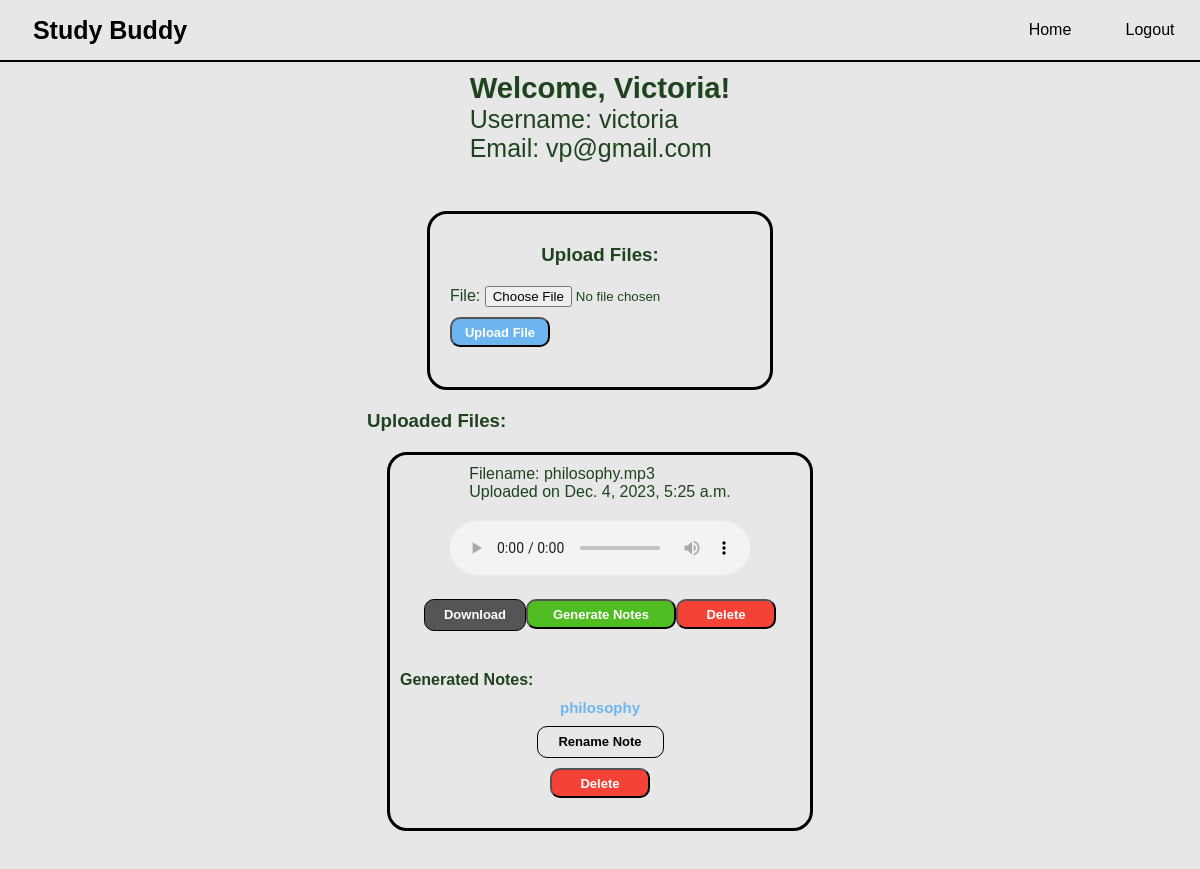
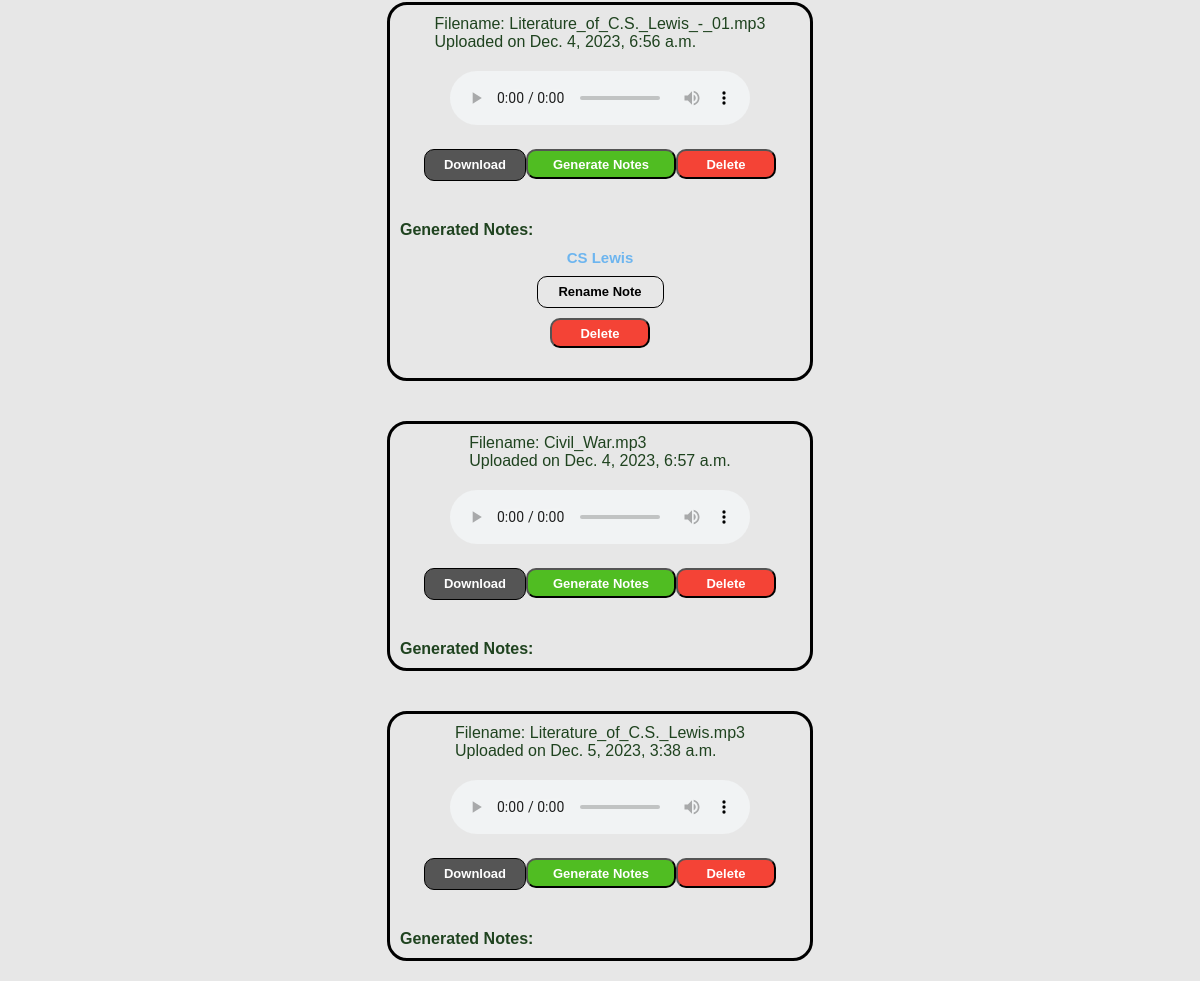
The app's page /studybuddy/ (signed in) with its own data (2 pictures, top to bottom).
### studybuddy/models.py (models this page shows)
class AudioFile(models.Model):
    user = models.ForeignKey(settings.AUTH_USER_MODEL,
                             on_delete=models.CASCADE)
    uploaded_at = models.DateTimeField(auto_now_add=True)
    file = models.FileField(upload_to="audio_files/")

class Note(models.Model):
    audio_file = models.ForeignKey(
        AudioFile, on_delete=models.CASCADE, related_name='notes')
    user = models.ForeignKey(settings.AUTH_USER_MODEL,
                             on_delete=models.CASCADE)
    title = models.CharField(max_length=200, blank=True)
    content = models.TextField()
    created_at = models.DateTimeField(auto_now_add=True)

### studybuddy/views.py (the view)
# urls.py: path("", views.index, name="index"),
def index(request):
    if not request.user.is_authenticated:
        return HttpResponseRedirect(reverse("login"))
    if request.method == "POST":
        form = AudioFileForm(request.POST, request.FILES)
        if form.is_valid():
            audio_file = form.save(commit=False)
            audio_file.user = request.user
            audio_file.save()
            return redirect("index")
    else:
        form = AudioFileForm()
    user_audio_files = AudioFile.objects.filter(user=request.user)
    context = {
        "form": form,
        "audio_files": user_audio_files
    }
    return render(request, "studybuddy/user.html", context)

### studybuddy/forms.py
class AudioFileForm(forms.ModelForm):
    class Meta:
        model = AudioFile
        fields = ['file']

### studybuddy/templates/studybuddy/user.html (shortened to what this page needs)
{% extends "studybuddy/layout.html" %}
{% block body %}
<div id="user-info">
    <h3>Welcome, {{request.user.first_name}}!</h3>
    <div>Username: {{request.user.username}}</div>
    <div>Email: {{request.user.email}}</div>
</div>
<br/>
<div id="upload-box">
    <div>
        <h3>Upload Files:</h3>
    </div>
    <div id="uploads">
        <form method="post" enctype="multipart/form-data">
            {{form}}
            <button class= "upload-button" type="submit">Upload File</button>
        </form>
    </div>
</div>
<div id="note-section">
    <h3>Uploaded Files:</h3>
    {% for audio_file in audio_files %}
        <div class="note-card">
            <div class="note-audio">
                <div>
                    <p>Filename: {{audio_file.file.name | cut:"audio_files/" }} </p>
                    <p>Uploaded on {{ audio_file.uploaded_at }}</p>
                </div>
                <div>
                    <audio controls>
                        <source src="{{ audio_file.file.url }}" type="audio/mpeg">
                    </audio>
                </div>
                <div class="note-buttons">
                    <a class= "download-button" href="{{ audio_file.file.url }}" download>Download</a>
                    <form action="{% url 'generate_notes' audio_file.id %}" method="post">
                        <input class= "generate-button" type="submit" value="Generate Notes" onclick="return confirm('Are you sure? This will take 2-5 minutes.');">
                    </form>
                    <form action="{% url 'delete_audio' audio_file.id %}" method="post">
                        <input class= "delete-button" type="submit" value="Delete" onclick="return confirm('Are you sure?');">
                    </form>
                </div>
            </div>
            <h4>Generated Notes:</h4>
            {% for note in audio_file.notes.all %}
            <div id="note-edits">
                <a class='view-note' href="{% url 'view_note' note.id %}">{{ note.title | cut:"audio_files/"}}</a>
                <a class="rename-button" href="{% url 'rename_note' note.id %}">Rename Note</a>
                <form action="{% url 'delete_note' note.id %}" method="post">
                    <input class= "delete-button" type="submit" value="Delete" onclick="return confirm('Are you sure?');">
                </form>
            </div>
            {% endfor %}
        </div>
    </div>
{% endfor %}
{% endblock %}

### studybuddy/static/styles.css (style rules this page uses)
* { font-family:Verdana, Geneva, Tahoma, sans-serif; margin: 0px; padding: 0px; color: rgb(31, 67, 31) }
body { width: 100%; background: #e7e7e7; display: flex; flex-direction: column; align-items: center; }
a { text-decoration: none; color: black; }
.note-buttons { display: flex; }
#note-edits { display: flex; flex-direction: column; align-items: center; }
.download-button, .rename-button, #edit-button { text-align: center; width: 100px; height: 30px; line-height: 30px; font-weight: 600; font-size: 13px; border: 1px solid black; border-radius: 10px; color: white; background-color: #555555; }
.rename-button, #edit-button { width: 125px; background-color:#e7e7e7; color: black; margin-bottom: 10px; }
.view-note { font-size: 15px; font-weight: 600; margin: 10px 0; color: rgb(109, 181, 239); }
.upload-button, .delete-button, .generate-button { width: 100px; height: 30px; font-weight: 600; font-size: 13px; border-radius: 10px; color: white; background-color: rgb(109, 181, 239); }
.upload-button:hover, .delete-button:hover, .generate-button { cursor:pointer; }
.delete-button { background-color: #f44336; }
.generate-button { width: 150px; background-color: rgb(80, 189, 34); }
#user-info { font-size: 25px; padding: 10px; color: rgb(31, 67, 31) }
#note-section { max-width: 1000px; }
.note-card { padding: 10px; border: 3px solid black; border-radius: 20px; margin: 20px; width: 400px; display: flex; flex-direction: column; }
.note-audio { display: flex; flex-direction: column; align-items: center; }
.note-card div { margin-bottom: 20px; }
#upload-box { width: 300px; height: auto; border: 3px solid black; border-radius: 20px; margin: 20px; padding: 20px; display: flex; flex-direction: column; align-items: center; }
#upload-box div, #upload-box div form button { margin: 10px 0; align-self: center; }

### records on screen
AudioFile: file.name "philosophy.mp3", uploaded_at "Dec. 4, 2023, 5:25 a.m."
Note: title "philosophy"
AudioFile: file.name "Literature_of_C.S._Lewis_-_01.mp3", uploaded_at "Dec. 4, 2023, 6:56 a.m."
Note: title "CS Lewis"
AudioFile: file.name "Civil_War.mp3", uploaded_at "Dec. 4, 2023, 6:57 a.m."
AudioFile: file.name "Literature_of_C.S._Lewis.mp3", uploaded_at "Dec. 5, 2023, 3:38 a.m."

### other values on screen
{{ request.user.first_name }} "Victoria"
{{ request.user.username }} "victoria"
{{ request.user.email }} "vp@gmail.com"
